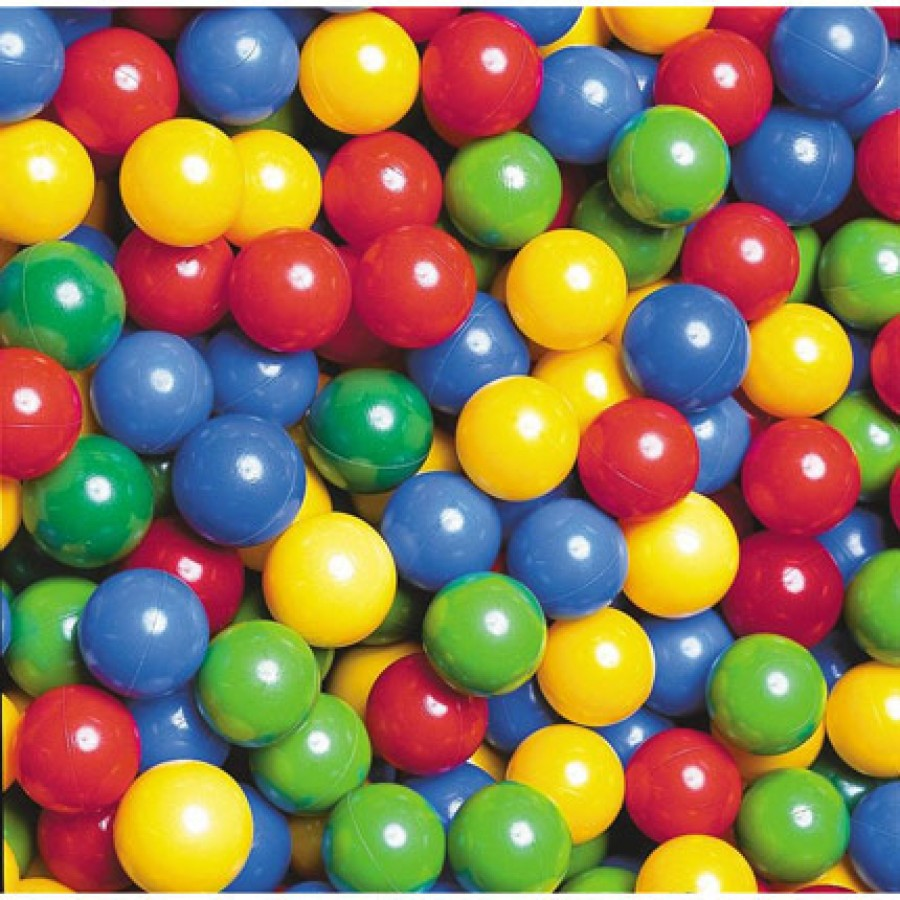
#> input picture Assets/pool-balls.jpg, 900 x 900 px, found by its file name
$ python Act1-RGB.py
#> lines starting #> are read from the running program, lines starting #| are printed output that depends on the picture; after the words box and inside, x2 and y2 are one past the last pixel; in counts of white or black regions, pixels touching at a corner belong together
import cv2
import numpy as np

img = cv2.imread('Assets/pool-balls.jpg')
#> img is the input picture: shape (900, 900, 3); mean B, G, R 81.9, 120.7, 140.9

rgb = cv2.cvtColor(img, cv2.COLOR_BGR2RGB)

lower_yellow = np.array([200, 200, 0])
upper_yellow = np.array([255, 255, 100])

mask = np.zeros((img.shape[0], img.shape[1]), dtype=np.uint8)

for y in range(rgb.shape[0]):
    for x in range(rgb.shape[1]):
        r, g, b = rgb[y, x]
        if (lower_yellow[0] <= r <= upper_yellow[0] and
            lower_yellow[1] <= g <= upper_yellow[1] and
            lower_yellow[2] <= b <= upper_yellow[2]):
            mask[y, x] = 255
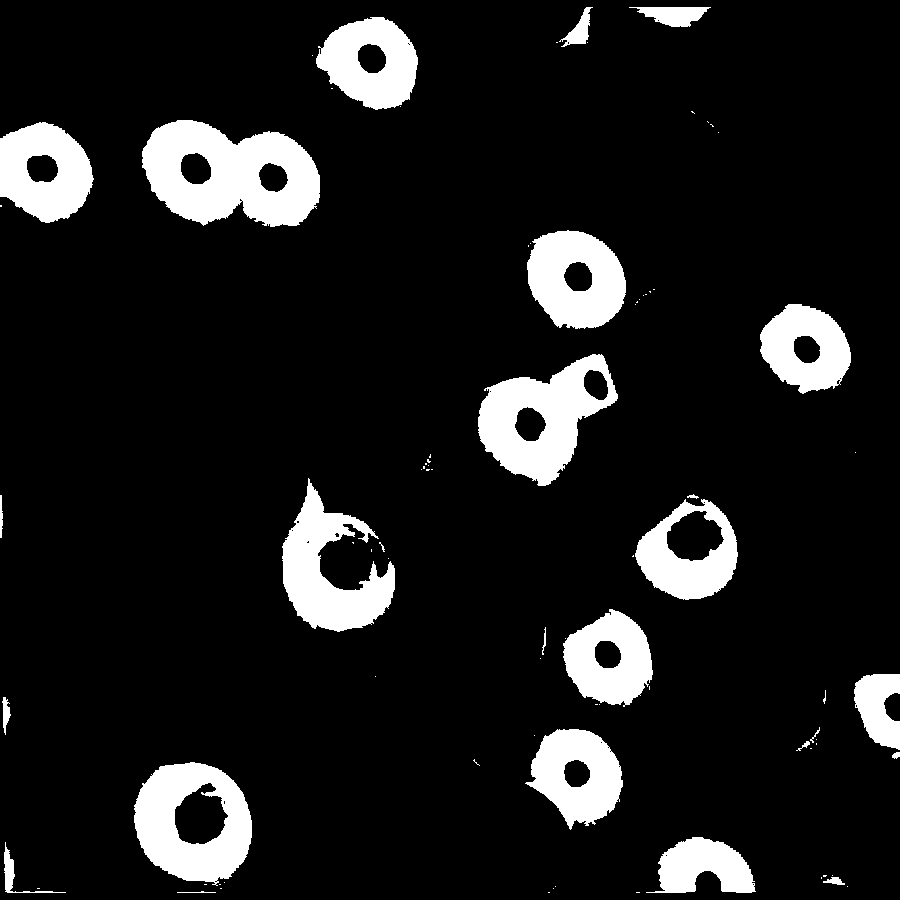
#> mask: shape (900, 900); 11.2% white; 83 white regions (57 under 20 px), largest, box (x1, y1, x2, y2) and area: (142, 120, 320, 227) 12842, (478, 354, 618, 486) 9438, (134, 762, 252, 886) 9014

result_rgb = np.zeros_like(rgb)
for y in range(rgb.shape[0]):
    for x in range(rgb.shape[1]):
        if mask[y, x] == 255:
            result_rgb[y, x] = rgb[y, x]
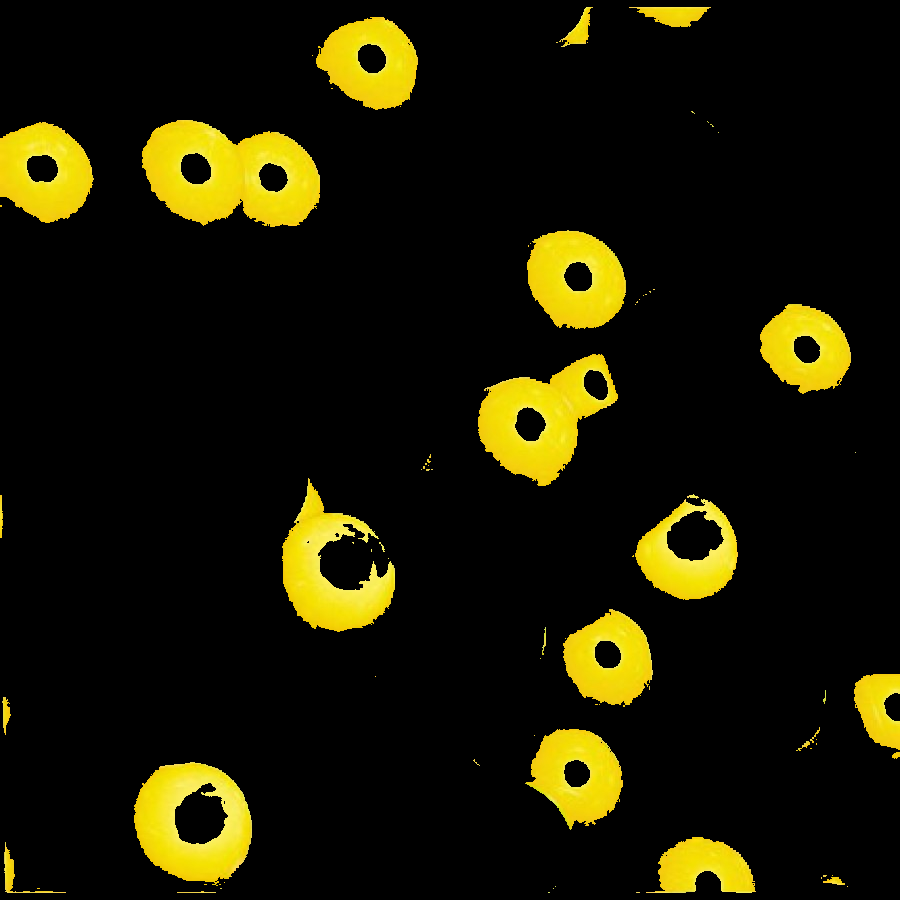
#> result_rgb: shape (900, 900, 3); mean R, G, B 27.3, 24.5, 2.3

result_bgr = cv2.cvtColor(result_rgb, cv2.COLOR_RGB2BGR)

cv2.imshow("Original", img)
cv2.imshow("Mask RGB", mask)
cv2.imshow("Filtered Yellow RGB", result_bgr)

cv2.waitKey(0)
cv2.destroyAllWindows()
